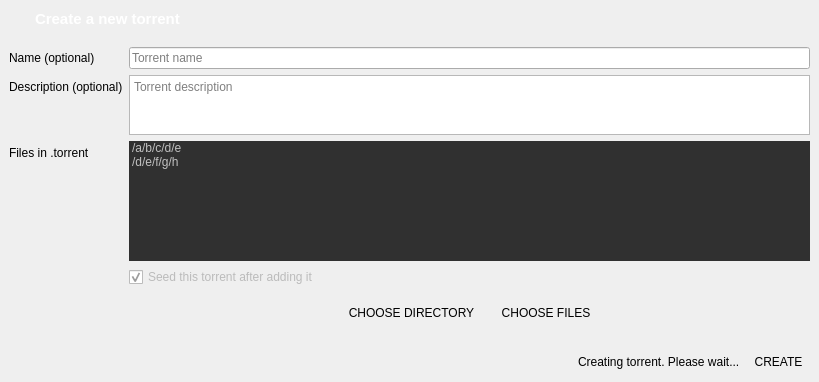
                <widget class="CreateTorrentPage" name="edit_channel_details_create_torrent">
                 <layout class="QVBoxLayout" name="verticalLayout">
                  <property name="spacing">
                   <number>0</number>
                  </property>
                  <property name="leftMargin">
                   <number>0</number>
                  </property>
                  <property name="topMargin">
                   <number>0</number>
                  </property>
                  <property name="rightMargin">
                   <number>0</number>
                  </property>
                  <property name="bottomMargin">
                   <number>0</number>
                  </property>
                  <item>
                   <widget class="QWidget" name="widget_18" native="true">
                    <layout class="QHBoxLayout" name="horizontalLayout_31">
                     <property name="spacing">
                      <number>0</number>
                     </property>
                     <property name="leftMargin">
                      <number>0</number>
                     </property>
                     <property name="topMargin">
                      <number>0</number>
                     </property>
                     <property name="rightMargin">
                      <number>0</number>
                     </property>
                     <property name="bottomMargin">
                      <number>0</number>
                     </property>
                     <item>
                      <spacer name="horizontalSpacer_55">
                       <property name="orientation">
                        <enum>Qt::Horizontal</enum>
                       </property>
                       <property name="sizeType">
                        <enum>QSizePolicy::Fixed</enum>
                       </property>
                       <property name="sizeHint" stdset="0">
                        <size>
                         <width>10</width>
                         <height>20</height>
                        </size>
                       </property>
                      </spacer>
                     </item>
                     <item>
                      <widget class="QToolButton" name="manage_channel_create_torrent_back">
                       <property name="minimumSize">
                        <size>
                         <width>16</width>
                         <height>18</height>
                        </size>
                       </property>
                       <property name="maximumSize">
                        <size>
                         <width>16</width>
                         <height>18</height>
                        </size>
                       </property>
                       <property name="cursor">
                        <cursorShape>PointingHandCursor</cursorShape>
                       </property>
                       <property name="styleSheet">
                        <string notr="true">border: none; 
border-image: url(images/page_back.png) 0 0 0 0 stretch stretch;
background: none;</string>
                       </property>
                       <property name="text">
                        <string/>
                       </property>
                      </widget>
                     </item>
                     <item>
                      <widget class="QLabel" name="edit_channel_details_create_torrent_header">
                       <property name="styleSheet">
                        <string notr="true">margin: 10px;
font-size: 15px;
font-weight: bold;
margin-left: 5px;
color: white;</string>
                       </property>
                       <property name="text">
                        <string>Create a new torrent</string>
                       </property>
                      </widget>
                     </item>
                    </layout>
                   </widget>
                  </item>
                  <item>
                   <widget class="QWidget" name="widget_20" native="true">
                    <property name="sizePolicy">
                     <sizepolicy hsizetype="Preferred" vsizetype="MinimumExpanding">
                      <horstretch>0</horstretch>
                      <verstretch>0</verstretch>
                     </sizepolicy>
                    </property>
                    <layout class="QFormLayout" name="formLayout_6">
                     <property name="fieldGrowthPolicy">
                      <enum>QFormLayout::ExpandingFieldsGrow</enum>
                     </property>
                     <item row="0" column="0">
                      <widget class="QLabel" name="create_torrent_name_label">
                       <property name="styleSheet">
                        <string notr="true"/>
                       </property>
                       <property name="text">
                        <string>Name (optional)</string>
                       </property>
                      </widget>
                     </item>
                     <item row="0" column="1">
                      <widget class="QLineEdit" name="create_torrent_name_field">
                       <property name="styleSheet">
                        <string notr="true"/>
                       </property>
                       <property name="placeholderText">
                        <string>Torrent name</string>
                       </property>
                      </widget>
                     </item>
                     <item row="1" column="0">
                      <widget class="QLabel" name="create_torrent_description_label">
                       <property name="styleSheet">
                        <string notr="true"/>
                       </property>
                       <property name="text">
                        <string>Description (optional)</string>
                       </property>
                      </widget>
                     </item>
                     <item row="1" column="1">
                      <widget class="QTextEdit" name="create_torrent_description_field">
                       <property name="sizePolicy">
                        <sizepolicy hsizetype="Expanding" vsizetype="Fixed">
                         <horstretch>0</horstretch>
                         <verstretch>0</verstretch>
                        </sizepolicy>
                       </property>
                       <property name="minimumSize">
                        <size>
                         <width>0</width>
                         <height>60</height>
                        </size>
                       </property>
                       <property name="maximumSize">
                        <size>
                         <width>16777215</width>
                         <height>60</height>
                        </size>
                       </property>
                       <property name="styleSheet">
                        <string notr="true"/>
                       </property>
                       <property name="placeholderText">
                        <string>Torrent description</string>
                       </property>
                      </widget>
                     </item>
                     <item row="3" column="0">
                      <widget class="QLabel" name="label_33">
                       <property name="styleSheet">
                        <string notr="true"/>
                       </property>
                       <property name="text">
                        <string>Files in .torrent</string>
                       </property>
                      </widget>
                     </item>
                     <item row="3" column="1">
                      <widget class="QListWidget" name="create_torrent_files_list">
                       <property name="sizePolicy">
                        <sizepolicy hsizetype="Expanding" vsizetype="Fixed">
                         <horstretch>0</horstretch>
                         <verstretch>0</verstretch>
                        </sizepolicy>
                       </property>
                       <property name="minimumSize">
                        <size>
                         <width>0</width>
                         <height>120</height>
                        </size>
                       </property>
                       <property name="maximumSize">
                        <size>
                         <width>16777215</width>
                         <height>120</height>
                        </size>
                       </property>
                       <property name="contextMenuPolicy">
                        <enum>Qt::CustomContextMenu</enum>
                       </property>
                       <property name="styleSheet">
                        <string notr="true">background-color: #303030;
border: none;
color: #C0C0C0;</string>
                       </property>
                       <item>
                        <property name="text">
                         <string>/a/b/c/d/e</string>
                        </property>
                       </item>
                       <item>
                        <property name="text">
                         <string>/d/e/f/g/h</string>
                        </property>
                       </item>
                      </widget>
                     </item>
                     <item row="4" column="1">
                      <widget class="QCheckBox" name="seed_after_adding_checkbox">
                       <property name="styleSheet">
                        <string notr="true">color: #bbb;</string>
                       </property>
                       <property name="text">
                        <string>Seed this torrent after adding it</string>
                       </property>
                       <property name="checked">
                        <bool>true</bool>
                       </property>
                      </widget>
                     </item>
                     <item row="5" column="1">
                      <widget class="QWidget" name="widget_21" native="true">
                       <property name="sizePolicy">
                        <sizepolicy hsizetype="Expanding" vsizetype="Fixed">
                         <horstretch>0</horstretch>
                         <verstretch>0</verstretch>
                        </sizepolicy>
                       </property>
                       <property name="minimumSize">
                        <size>
                         <width>40</width>
                         <height>40</height>
                        </size>
                       </property>
                       <layout class="QHBoxLayout" name="horizontalLayout_33">
                        <property name="spacing">
                         <number>0</number>
                        </property>
                        <property name="leftMargin">
                         <number>0</number>
                        </property>
                        <property name="topMargin">
                         <number>0</number>
                        </property>
                        <property name="rightMargin">
                         <number>0</number>
                        </property>
                        <property name="bottomMargin">
                         <number>0</number>
                        </property>
                        <item>
                         <spacer name="horizontalSpacer_57">
                          <property name="orientation">
                           <enum>Qt::Horizontal</enum>
                          </property>
                          <property name="sizeHint" stdset="0">
                           <size>
                            <width>40</width>
                            <height>20</height>
                           </size>
                          </property>
                         </spacer>
                        </item>
                        <item>
                         <widget class="EllipseButton" name="create_torrent_choose_dir_button">
                          <property name="sizePolicy">
                           <sizepolicy hsizetype="Preferred" vsizetype="Fixed">
                            <horstretch>0</horstretch>
                            <verstretch>0</verstretch>
                           </sizepolicy>
                          </property>
                          <property name="minimumSize">
                           <size>
                            <width>0</width>
                            <height>26</height>
                           </size>
                          </property>
                          <property name="maximumSize">
                           <size>
                            <width>16777215</width>
                            <height>26</height>
                           </size>
                          </property>
                          <property name="cursor">
                           <cursorShape>PointingHandCursor</cursorShape>
                          </property>
                          <property name="styleSheet">
                           <string notr="true">border-radius: 13px;
padding-left: 4px;
padding-right: 4px;</string>
                          </property>
                          <property name="text">
                           <string>CHOOSE DIRECTORY</string>
                          </property>
                         </widget>
                        </item>
                        <item>
                         <spacer name="horizontalSpacer_58">
                          <property name="orientation">
                           <enum>Qt::Horizontal</enum>
                          </property>
                          <property name="sizeType">
                           <enum>QSizePolicy::Fixed</enum>
                          </property>
                          <property name="sizeHint" stdset="0">
                           <size>
                            <width>10</width>
                            <height>20</height>
                           </size>
                          </property>
                         </spacer>
                        </item>
                        <item>
                         <widget class="EllipseButton" name="create_torrent_choose_files_button">
                          <property name="sizePolicy">
                           <sizepolicy hsizetype="Preferred" vsizetype="Fixed">
                            <horstretch>0</horstretch>
                            <verstretch>0</verstretch>
                           </sizepolicy>
                          </property>
                          <property name="minimumSize">
                           <size>
                            <width>0</width>
                            <height>26</height>
                           </size>
                          </property>
                          <property name="maximumSize">
                           <size>
                            <width>16666666</width>
                            <height>26</height>
                           </size>
                          </property>
                          <property name="cursor">
                           <cursorShape>PointingHandCursor</cursorShape>
                          </property>
                          <property name="styleSheet">
                           <string notr="true">border-radius: 13px;
padding-left: 4px;
padding-right: 4px;</string>
                          </property>
                          <property name="text">
                           <string>CHOOSE FILES</string>
                          </property>
                         </widget>
                        </item>
                        <item>
                         <spacer name="horizontalSpacer_65">
                          <property name="orientation">
                           <enum>Qt::Horizontal</enum>
                          </property>
                          <property name="sizeHint" stdset="0">
                           <size>
                            <width>40</width>
                            <height>20</height>
                           </size>
                          </property>
                         </spacer>
                        </item>
                       </layout>
                      </widget>
                     </item>
                    </layout>
                   </widget>
                  </item>
                  <item>
                   <widget class="QWidget" name="widget_19" native="true">
                    <layout class="QHBoxLayout" name="horizontalLayout_32">
                     <property name="leftMargin">
                      <number>8</number>
                     </property>
                     <property name="topMargin">
                      <number>8</number>
                     </property>
                     <property name="rightMargin">
                      <number>8</number>
                     </property>
                     <property name="bottomMargin">
                      <number>8</number>
                     </property>
                     <item>
                      <spacer name="horizontalSpacer_56">
                       <property name="orientation">
                        <enum>Qt::Horizontal</enum>
                       </property>
                       <property name="sizeHint" stdset="0">
                        <size>
                         <width>570</width>
                         <height>20</height>
                        </size>
                       </property>
                      </spacer>
                     </item>
                     <item>
                      <widget class="QLabel" name="edit_channel_create_torrent_progress_label">
                       <property name="text">
                        <string>Creating torrent. Please wait...</string>
                       </property>
                      </widget>
                     </item>
                     <item>
                      <widget class="EllipseButton" name="edit_channel_create_torrent_button">
                       <property name="minimumSize">
                        <size>
                         <width>0</width>
                         <height>24</height>
                        </size>
                       </property>
                       <property name="maximumSize">
                        <size>
                         <width>16777212</width>
                         <height>24</height>
                        </size>
                       </property>
                       <property name="cursor">
                        <cursorShape>PointingHandCursor</cursorShape>
                       </property>
                       <property name="styleSheet">
                        <string notr="true">border-radius: 12px;
padding-left: 4px;
padding-right: 4px;</string>
                       </property>
                       <property name="text">
                        <string>CREATE</string>
                       </property>
                      </widget>
                     </item>
                    </layout>
                   </widget>
                  </item>
                 </layout>
                </widget>
